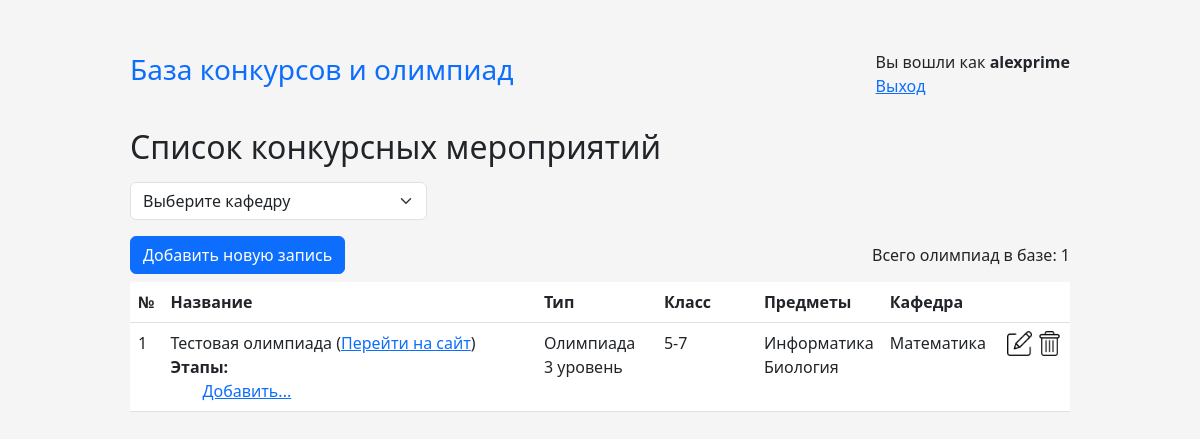
/ (signed in), run on an earlier commit of the app's database.
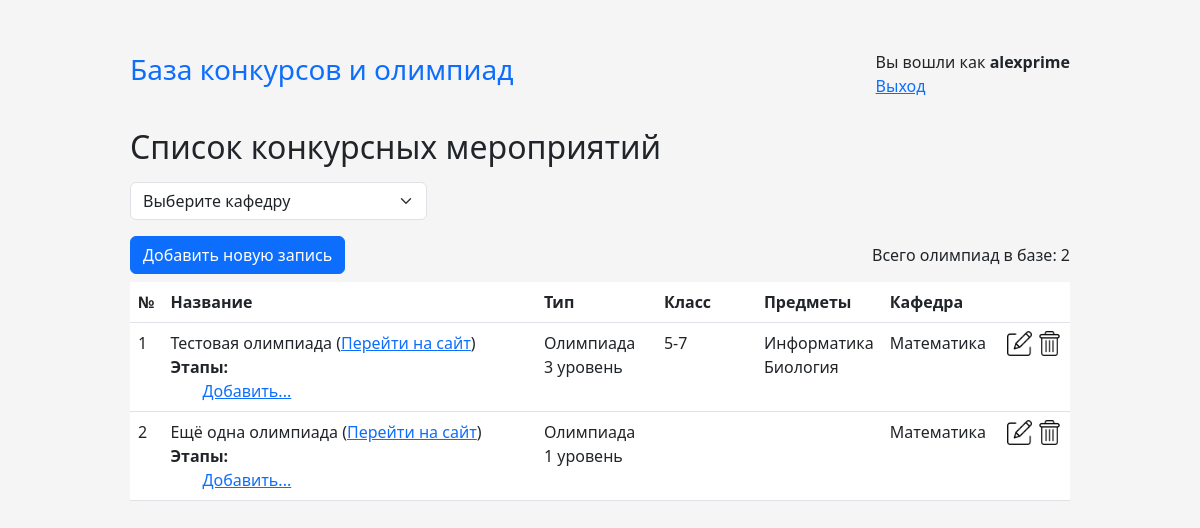
And on a later commit of the database.
### app/models.py (models this page shows)
class Contest(db.Model):
    id = db.Column(db.Integer, primary_key=True)
    title = db.Column(db.String(128))
    description = db.Column(db.Text)
    link = db.Column(db.String(128))
    level = db.Column(db.String(1))
    type = db.Column(db.String(32))
    grade = db.Column(db.String(12))
    group_id = db.Column(db.Integer, db.ForeignKey('group.id'))
    year_id = db.Column(db.Integer, db.ForeignKey('year.id'))
    stages = db.relationship('Stage', backref='contest')
    subjects = db.relationship('Subject', secondary=contest_subject, backref='contest')

class Subject(db.Model):
    id = db.Column(db.Integer, primary_key=True)
    name = db.Column(db.String(64))

class Group(db.Model):
    id = db.Column(db.Integer, primary_key=True)
    title = db.Column(db.String(128))
    code = db.Column(db.String(64))
    contests = db.relationship('Contest', backref='group')

### app/routes.py (the view)
@app.route('/')
@login_required
def index():
    groups = Group.query.all()
    group = request.args.get('group')
    if group:
        contests = Contest.query.filter_by(group_id=group).all()
    else:
        contests = Contest.query.all()
    form_stage = StageForm()
    return render_template("contest_view.html", title="Список конкурсных мероприятий",
                           contests=contests, form_stage=form_stage, groups=groups)

### app/forms.py
class StageForm(FlaskForm):
    title = StringField('Название', validators=[DataRequired()])
    link = StringField('Ссылка', validators=[DataRequired()])
    deadline = DateField('Дедлайн', validators=[DataRequired()], format='%Y-%m-%d')
    submit = SubmitField(label=(''))

### app/routes.py (called while the page is built)
def login_required(func):
    @functools.wraps(func)
    def secure_function(*args, **kwargs):
        if "username" not in session:
            return redirect(url_for("login", next=request.url))
        return func(*args, **kwargs)
    return secure_function

### app/templates/contest_view.html (shortened to what this page needs)
{% extends 'index.html' %}
{% block content %}
<h2>{{ title }}</h2>
<div class="row my-3">
  <div class="col-md-4">
    <select class="form-select" id="group-select">
      <option value="-" selected disabled>Выберите кафедру</option>
    </select>
  </div>
  <div class="col-md-3"></div>
</div>
<div class="row my-2">
  <div class="col-md-4">
    <a class="btn btn-primary" href="{{ url_for('add_contest') }}">Добавить новую запись</a>
  </div>
  <div class="col-md d-flex align-items-center"><span class="ms-auto">Всего олимпиад в базе: {{ contests|length }}</span></div>
</div>
<table class="table">
  <thead>
  <tr>
    <th style="width: 20px">№</th>
    <th>Название</th>
    <th style="width: 120px">Тип</th>
    <th style="width: 100px">Класс</th>
    <th style="width: 100px">Предметы</th>
    <th style="width: 100px">Кафедра</th>
    <th style="width: 60px"></th>
  </tr>
  </thead>
  <tbody>
  {% for cnt in contests %}
  <tr>
    <td>{{ loop.index }}</td>
    <td>
      {{ cnt.title }} (<a href="{{ cnt.link }}">Перейти на сайт</a>)<br>
      <b>Этапы:</b>
      <ul class="list-stage">
        <a href="#" contest="{{ cnt.id }}" class="js-add-stage">Добавить...</a>
      </ul>
    </td>
    <td>
      {{ cnt.type }}<br>
      {% if cnt.level != '-' %}
      {{ cnt.level }} уровень
      {% else %}
      Без уровня
      {% endif %}
    </td>
    <td>{{ cnt.grade }}</td>
    <td>
      {% for sb in cnt.subjects %}
      {{ sb.name }}<br>
      {% endfor %}
    </td>
    <td>{{ cnt.group.title }}</td>
    <td>
      <div class="d-flex">
        <a href="{{ url_for('edit_contest', _method='GET', contest_id=cnt.id|int) }}" class="edit-contest" contest="{{ cnt.id }}"></a>
        <a href="#" class="del-contest js-del-contest" contest="{{ cnt.id }}"></a>
      </div>
    </td>
  </tr>
  {% endfor %}
  </tbody>
</table>
{% endblock %}

### app/templates/index.html (shortened to what this page needs)
<!DOCTYPE html>
<html lang="en">
<head>
    <link href="https://cdn.jsdelivr.net/npm/bootstrap@5.3.0-alpha1/dist/css/bootstrap.min.css" rel="stylesheet">
    <link type="text/css" href="{{ url_for('static', filename='css/style.css')}}" rel="stylesheet" />
</head>
<body>
  <div class="wrapper">
    <div class="header">
      <h3 class="me-3"><a href="/" class="logo">База конкурсов и олимпиад</a></h3>
      <div class="ms-auto">Вы вошли как <strong>{{ session['username'] }}</strong> <br />
      <a href={{ url_for('logout') }}>Выход</a></div>
    </div>
    <main class="content">
      {% block content %}
      {% endblock %}
    </main>
  </div>
</body>
</html>

### app/static/css/style.css (style rules this page uses)
body { display: flex; padding-top: 40px; padding-bottom: 40px; background-color: #f5f5f5; }
.logo { text-decoration: none; }
.header { display: flex; align-items: center; margin-bottom: 10px; justify-content: space-between; padding: 10px; }
.wrapper { width: 960px; margin: 0 auto; }
.content { padding: 10px; }
.edit-contest, .del-contest { width: 25px; height: 25px; cursor: pointer; margin-left: 5px; text-decoration: none; }
.edit-contest { background: url('../img/edit_contest.png') no-repeat 50%; background-size: 100%; }
.del-contest { background: url('../img/del_contest.png') no-repeat 50%; background-size: 100%; }
.list-stage { margin: 0; }

What changed in the data, as far as the page shows it:
added Contest: title "Ещё одна олимпиада", type "Олимпиада", level "1", group "Математика"
Also different on the page:
{{ contests|length }}: "1" → "2"
